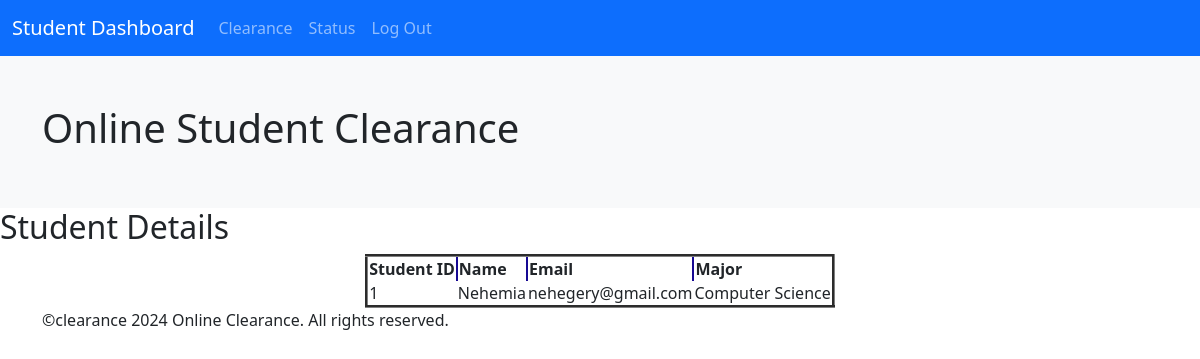
/student.php (signed in), run on the app's committed database.
### tables this page shows
CREATE TABLE `students` (
  `student_id` int(6) NOT NULL,
  `student_email` varchar(255) DEFAULT NULL,
  `student_name` varchar(255) DEFAULT NULL,
  `matric` int(10) NOT NULL,
  `student_major` varchar(255) DEFAULT NULL,
  `username` varchar(30) NOT NULL,
  `password` varchar(30) NOT NULL,
  `role` varchar(30) NOT NULL
);

### student.php (the view, shortened to what this page needs)
<html>
<head>
	<link rel="stylesheet" type="text/css" href="bootstrap.css">
	<link rel="stylesheet" type="text/css" href="table.css">
    <link rel="stylesheet" type="text/css" href="footer.css">
</head>
<body>
	<header>
		<nav class="navbar navbar-expand-lg navbar-dark bg-primary">
			<div class="container-fluid">
				<a class="navbar-brand" href="#">Student Dashboard</a>
				<div class="collapse navbar-collapse" id="navbarNav">
					<ul class="navbar-nav">
						<li class="nav-item">
							<a class="nav-link" href="submitclearance.php">Clearance</a>
						</li>
						<li class="nav-item">
							<a class="nav-link" href="viewclearance.php">Status</a>
						</li>
						<li class="nav-item">
							<a class="nav-link" href="logout.php">Log Out</a>
						</li>
						<li class="nav-item">
							<a class="nav-link" href="#"></a>
						</li>
					</ul>
				</div>
			</div>
		</nav>
	</header>
	<section id="hero" class="bg-light">
		<div class="container py-5">
			<div class="row">
				<div class="col-md-8">
					<h1>Online Student Clearance</h1>
				</div>
			</div>
		</div>
	</section>
</body>
</html>
<?php
$host = "localhost";
$db_username = "root";
$db_password = "";
$database = "clearancedb";
$connection = mysqli_connect($host, $db_username, $db_password, $database);
$studentid = $_SESSION['username'];
$query = "SELECT * FROM students WHERE username = '$studentid'";
$result = mysqli_query($connection, $query);
if (mysqli_num_rows($result) > 0) {
    $student = mysqli_fetch_assoc($result);
} else {
    echo "Student record not found.";
}
?>
	<h2>Student Details</h2>
	<div class ="table-container">
        <table class="center-table" border=3.5 class="students-table" >
            <tr>
                <th class="column-separation">Student ID</th>
                <th class="column-separation">Name</th>
                <th class="column-separation">Email</th>
                <th class="column-separation">Major</th>
            </tr>
            <tr>
                <td><?php echo $student['student_id']; ?></td>
                <td><?php echo $student['student_name']; ?></td>
                <td><?php echo $student['student_email']; ?></td>
                <td><?php echo $student['student_major']; ?></td>
            </tr>
        </table>
		<div class="container">
	<p>&copyclearance <?php echo date("Y"); ?> Online Clearance. All rights reserved.</p>

### table.css (style rules this page uses)
.center-table { margin-left:auto; margin-right:auto; }
.column-separation { border-right: 2px solid #170993; }

### data on the page
students: student_id "1", student_name "Nehemia", student_email "nehegery@gmail.com", student_major "Computer Science"
